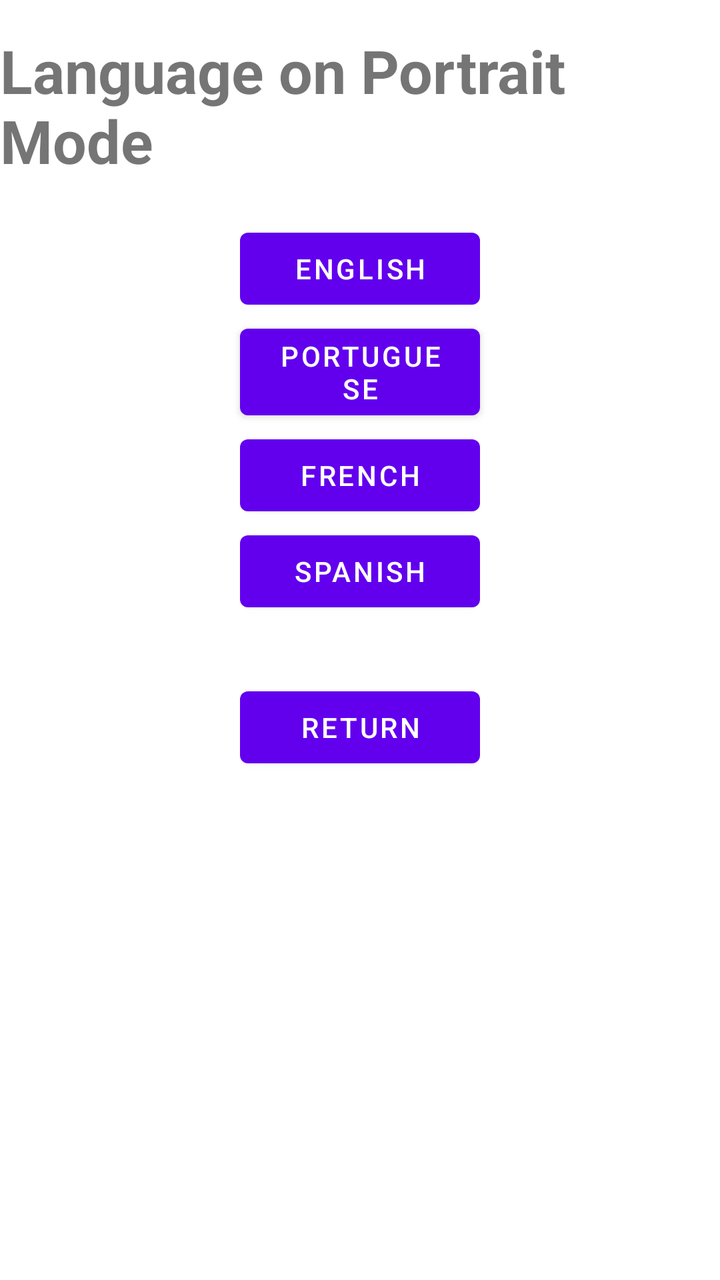
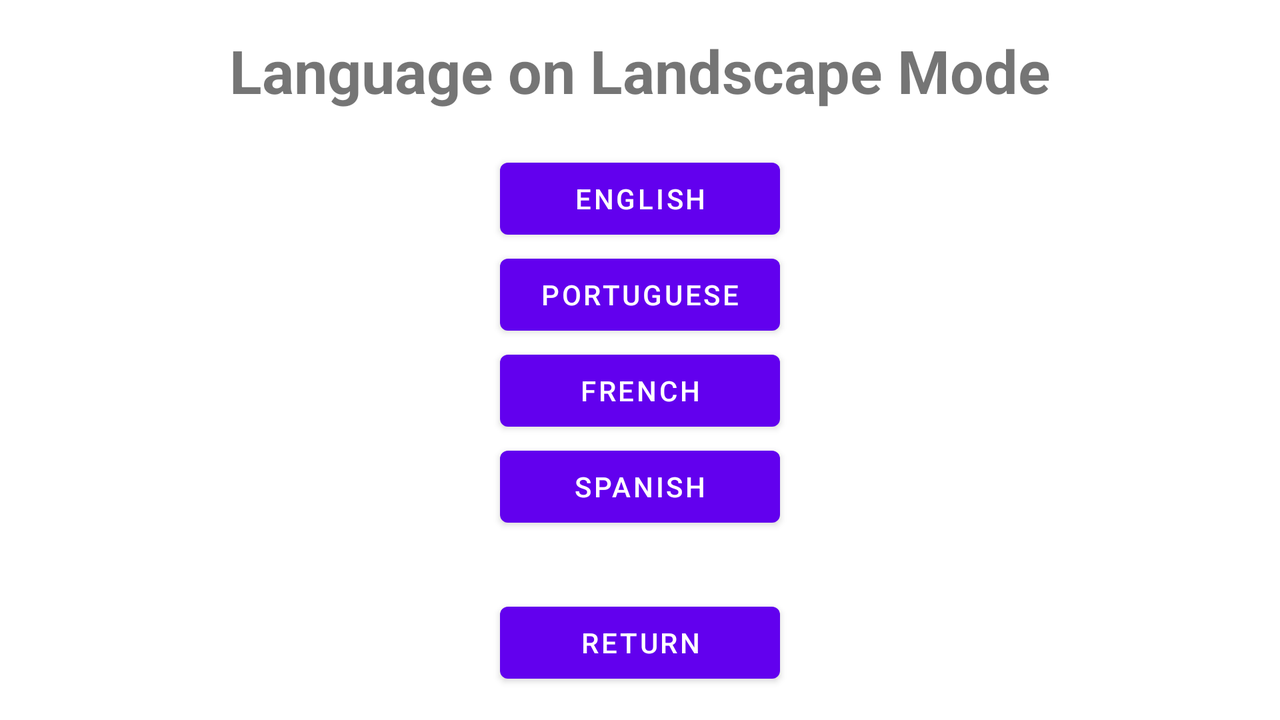

First picture: res/layout/ on a phone held upright. Second picture: the repository's own variant of that layout, on a device whose configuration matches the variant's folder. Source for both follows.
<!-- AndroidManifest.xml: application theme Theme.Lab1_App -->
<!-- res/layout/activity_language.xml -->
<?xml version="1.0" encoding="utf-8"?>
<androidx.constraintlayout.widget.ConstraintLayout xmlns:android="http://schemas.android.com/apk/res/android"
    xmlns:app="http://schemas.android.com/apk/res-auto"
    xmlns:tools="http://schemas.android.com/tools"
    android:layout_width="match_parent"
    android:layout_height="match_parent"
    tools:context=".LanguageActivity">

    <LinearLayout
        android:layout_width="match_parent"
        android:layout_height="match_parent"
        android:orientation="vertical"
        android:gravity="center_horizontal"

        tools:ignore="MissingConstraints">

        <TextView
            android:layout_width="wrap_content"
            android:layout_height="wrap_content"
            android:text="@string/language_text_port"
            android:textStyle="bold"
            android:textSize="30sp"
            android:layout_marginTop="15dp"
            android:layout_marginBottom="20dp">
        </TextView>

        <Button
            android:id="@+id/englishButton"
            android:layout_width="match_parent"
            android:layout_height="wrap_content"
            android:layout_marginHorizontal="120dp"
            android:text="@string/english_btn">
        </Button>

        <Button
            android:id="@+id/portugueseButton"
            android:layout_width="match_parent"
            android:layout_height="wrap_content"
            android:layout_marginHorizontal="120dp"
            android:text="@string/portuguese_btn">
        </Button>

        <Button
            android:id="@+id/frenchButton"
            android:layout_width="match_parent"
            android:layout_height="wrap_content"
            android:layout_marginHorizontal="120dp"
            android:text="@string/french_btn">
        </Button>

        <Button
            android:id="@+id/spanishButton"
            android:layout_width="match_parent"
            android:layout_height="wrap_content"
            android:layout_marginHorizontal="120dp"
            android:text="@string/spanish_btn">
        </Button>

        <Button
            android:id="@+id/btnGoBack"
            android:layout_width="match_parent"
            android:layout_height="wrap_content"
            android:layout_marginTop="30dp"
            android:layout_marginHorizontal="120dp"
            android:text="@string/go_back">
        </Button>


    </LinearLayout>

</androidx.constraintlayout.widget.ConstraintLayout>
<!-- resources referenced by this layout -->
<resources>
  <string name="english_btn">English</string>
  <string name="french_btn">French</string>
  <string name="go_back">Return</string>
  <string name="language_text_port">Language on Portrait Mode</string>
  <string name="portuguese_btn">Portuguese</string>
  <string name="spanish_btn">Spanish</string>
  <style name="Theme.Lab1_App" parent="Theme.MaterialComponents.DayNight.DarkActionBar">
          
          <item name="colorPrimary">@color/purple_500</item>
          <item name="colorPrimaryVariant">@color/purple_700</item>
          <item name="colorOnPrimary">@color/white</item>
          
          <item name="colorSecondary">@color/teal_200</item>
          <item name="colorSecondaryVariant">@color/teal_700</item>
          <item name="colorOnSecondary">@color/black</item>
          
          <item name="android:statusBarColor">?attr/colorPrimaryVariant</item>
          
      </style>
  <color name="purple_500">#FF6200EE</color>
  <color name="purple_700">#FF3700B3</color>
  <color name="white">#FFFFFFFF</color>
  <color name="teal_200">#FF03DAC5</color>
  <color name="teal_700">#FF018786</color>
  <color name="black">#FF000000</color>
</resources>
<!-- res/layout-land/activity_language.xml (the repository's variant of the layout above) -->
<!-- drawn on the phone turned sideways -->
<?xml version="1.0" encoding="utf-8"?>
<androidx.constraintlayout.widget.ConstraintLayout xmlns:android="http://schemas.android.com/apk/res/android"
    xmlns:app="http://schemas.android.com/apk/res-auto"
    xmlns:tools="http://schemas.android.com/tools"
    android:layout_width="match_parent"
    android:layout_height="match_parent"
    tools:context=".LanguageActivity">

    <ScrollView
        android:layout_width="match_parent"
        android:layout_height="match_parent">

        <LinearLayout
            android:layout_width="match_parent"
            android:layout_height="wrap_content"
            android:orientation="vertical"
            android:gravity="center_horizontal"

            tools:ignore="MissingConstraints">

            <TextView
                android:layout_width="wrap_content"
                android:layout_height="wrap_content"
                android:text="@string/language_text_land"
                android:textStyle="bold"
                android:textSize="30sp"
                android:layout_marginTop="15dp"
                android:layout_marginBottom="20dp">
            </TextView>

            <Button
                android:id="@+id/englishButton"
                android:layout_width="match_parent"
                android:layout_height="wrap_content"
                android:layout_marginHorizontal="250dp"
                android:text="@string/english_btn">
            </Button>

            <Button
                android:id="@+id/portugueseButton"
                android:layout_width="match_parent"
                android:layout_height="wrap_content"
                android:layout_marginHorizontal="250dp"
                android:text="@string/portuguese_btn">
            </Button>

            <Button
                android:id="@+id/frenchButton"
                android:layout_width="match_parent"
                android:layout_height="wrap_content"
                android:layout_marginHorizontal="250dp"
                android:text="@string/french_btn">
            </Button>

            <Button
                android:id="@+id/spanishButton"
                android:layout_width="match_parent"
                android:layout_height="wrap_content"
                android:layout_marginHorizontal="250dp"
                android:text="@string/spanish_btn">
            </Button>

            <Button
                android:id="@+id/btnGoBack"
                android:layout_width="match_parent"
                android:layout_height="wrap_content"
                android:layout_marginTop="30dp"
                android:layout_marginHorizontal="250dp"
                android:text="@string/go_back">
            </Button>

        </LinearLayout>

    </ScrollView>

</androidx.constraintlayout.widget.ConstraintLayout>
<!-- resources referenced by the variant -->
<!-- as the phone turned sideways resolves them -->
<resources>
  <string name="english_btn">English</string>
  <string name="french_btn">French</string>
  <string name="go_back">Return</string>
  <string name="language_text_land">Language on Landscape Mode</string>
  <string name="portuguese_btn">Portuguese</string>
  <string name="spanish_btn">Spanish</string>
  <style name="Theme.Lab1_App" parent="Theme.MaterialComponents.DayNight.DarkActionBar">
          
          <item name="colorPrimary">@color/purple_500</item>
          <item name="colorPrimaryVariant">@color/purple_700</item>
          <item name="colorOnPrimary">@color/white</item>
          
          <item name="colorSecondary">@color/teal_200</item>
          <item name="colorSecondaryVariant">@color/teal_700</item>
          <item name="colorOnSecondary">@color/black</item>
          
          <item name="android:statusBarColor">?attr/colorPrimaryVariant</item>
          
      </style>
  <color name="purple_500">#FF6200EE</color>
  <color name="purple_700">#FF3700B3</color>
  <color name="white">#FFFFFFFF</color>
  <color name="teal_200">#FF03DAC5</color>
  <color name="teal_700">#FF018786</color>
  <color name="black">#FF000000</color>
</resources>
